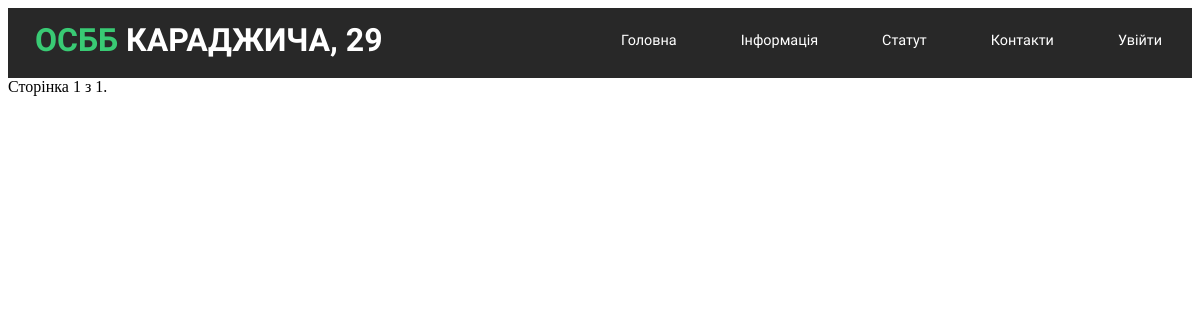
Before: /home/ with the older database file.
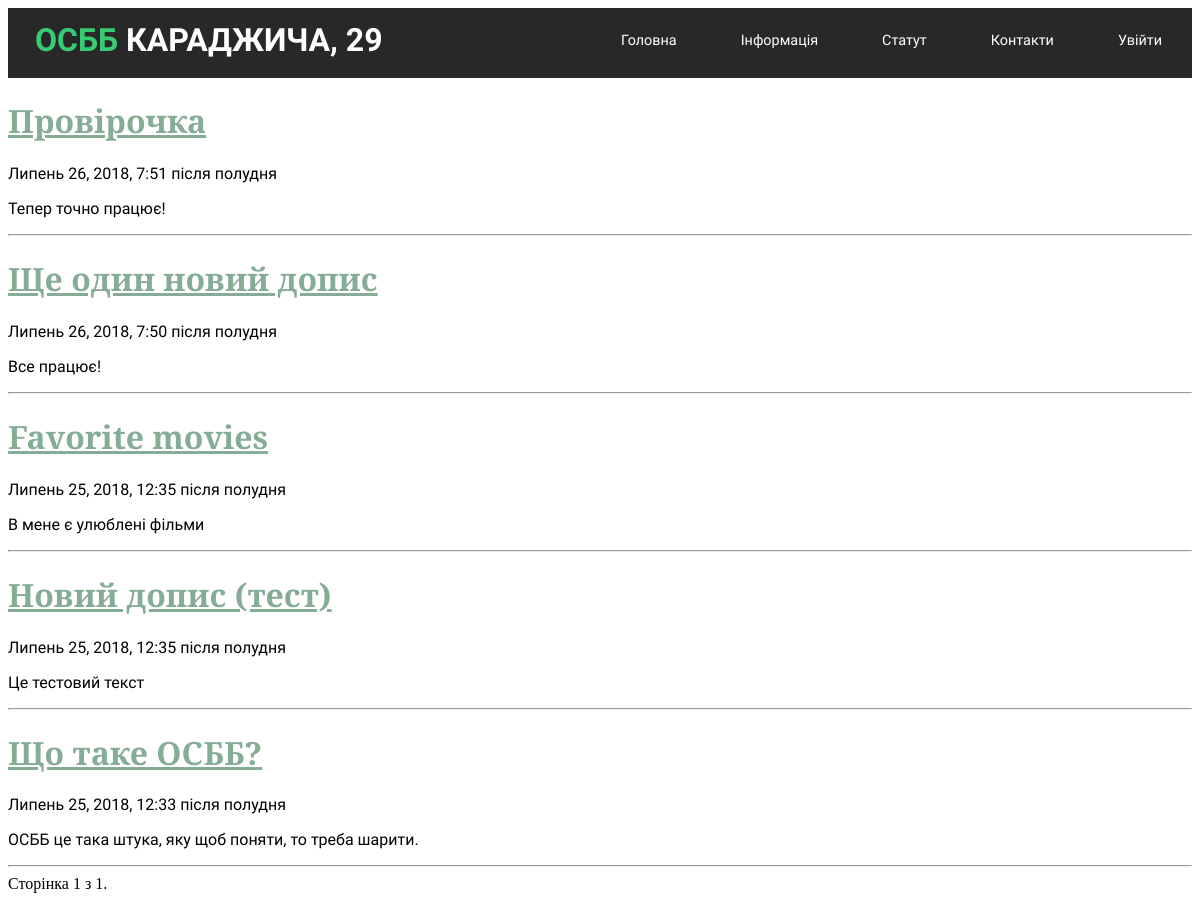
After: the same page with the newer database file.
### blog/models.py (models this page shows, shortened)
class Post(models.Model):
    author = models.ForeignKey('auth.User', on_delete=models.CASCADE)
    title = models.CharField(max_length=200)
    text = models.TextField()
    created_date = models.DateTimeField(
            default=timezone.now)
    published_date = models.DateTimeField(
            blank=True, null=True)

### pages/views.py (the view)
# urls.py: path('home/', home_view, name='home'),
def home_view(request):
	posts = Post.objects.filter(published_date__lte=timezone.now()).order_by('-published_date')
	paginator = Paginator(posts, 5) # Число дописів на сторінці
	page = request.GET.get('page')
	posts = paginator.get_page(page)
	return render(request, 'home.html', {'posts': posts})

### templates/home.html (shortened to what this page needs)
{% extends 'base.html' %}
{% block content %}
	{% include 'post_list.html' %}
{%endblock %}

### templates/post_list.html (shortened to what this page needs)
{% for post in posts %}
		<head>
			<link rel="stylesheet" type="text/css" href="/static/css/post.css">
		</head>
		<div class="post">
			<h1><a href="{% url 'post_detail' pk=post.pk %}">{{ post.title }}</a></h1>
			<div class="date">
				{{ post.published_date }}
			</div>
			<p>{{ post.text|linebreaksbr|truncatechars:200 }}</p>
		</div>
		<hr>
{% endfor %}
<div class="pagination">
    <span class="step-links">
        <span class="current">
            Сторінка {{ posts.number }} з {{ posts.paginator.num_pages }}.
        </span>
    </span>
</div>

Changed rows visible on the page:
added Post: title "Провірочка", published_date "Липень 26, 2018, 7:51 після полудня", text "Тепер точно працює!"
added Post: title "Ще один новий допис", published_date "Липень 26, 2018, 7:50 після полудня", text "Все працює!"
added Post: title "Favorite movies", published_date "Липень 25, 2018, 12:35 після полудня", text "В мене є улюблені фільми"
added Post: title "Новий допис (тест)", published_date "Липень 25, 2018, 12:35 після полудня", text "Це тестовий текст"
added Post: title "Що таке ОСББ?", published_date "Липень 25, 2018, 12:33 після полудня", text "ОСББ це така штука, яку щоб поняти, то треба шарити."
